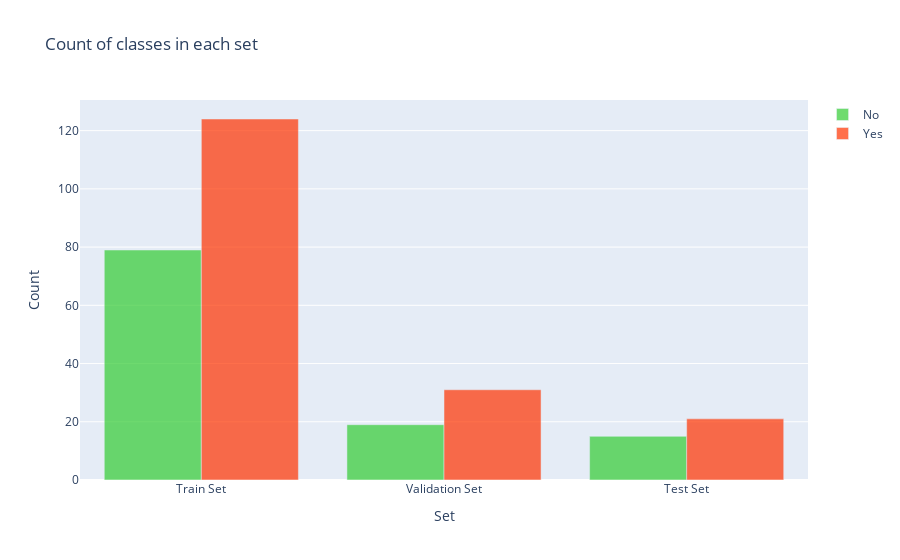

The cell this chart's notebook holds for it:
### Markdown cell above
Let's take a look at the distribution of classes among sets:

### Code cell
y = dict()
y[0] = []
y[1] = []
for set_name in (y_train, y_val, y_test):
    y[0].append(np.sum(set_name == 0))
    y[1].append(np.sum(set_name == 1))

trace0 = go.Bar(
    x=['Train Set', 'Validation Set', 'Test Set'],
    y=y[0],
    name='No',
    marker=dict(color='#33cc33'),
    opacity=0.7
)
trace1 = go.Bar(
    x=['Train Set', 'Validation Set', 'Test Set'],
    y=y[1],
    name='Yes',
    marker=dict(color='#ff3300'),
    opacity=0.7
)
data = [trace0, trace1]
layout = go.Layout(
    title='Count of classes in each set',
    xaxis={'title': 'Set'},
    yaxis={'title': 'Count'}
)
fig = go.Figure(data, layout)
iplot(fig)

### Figure 1 — Plotly figure (JSON) as saved in the notebook; plotly's stock layout.template omitted (floating-point values rounded to 4 significant figures)
{"data": [{"marker": {"color": "#33cc33"}, "name": "No", "opacity": 0.7, "type": "bar", "x": ["Train Set", "Validation Set", "Test Set"], "y": [79, 19, 15]}, {"marker": {"color": "#ff3300"}, "name": "Yes", "opacity": 0.7, "type": "bar", "x": ["Train Set", "Validation Set", "Test Set"], "y": [124, 31, 21]}], "layout": {"title": {"text": "Count of classes in each set"}, "xaxis": {"title": {"text": "Set"}}, "yaxis": {"title": {"text": "Count"}}}}
